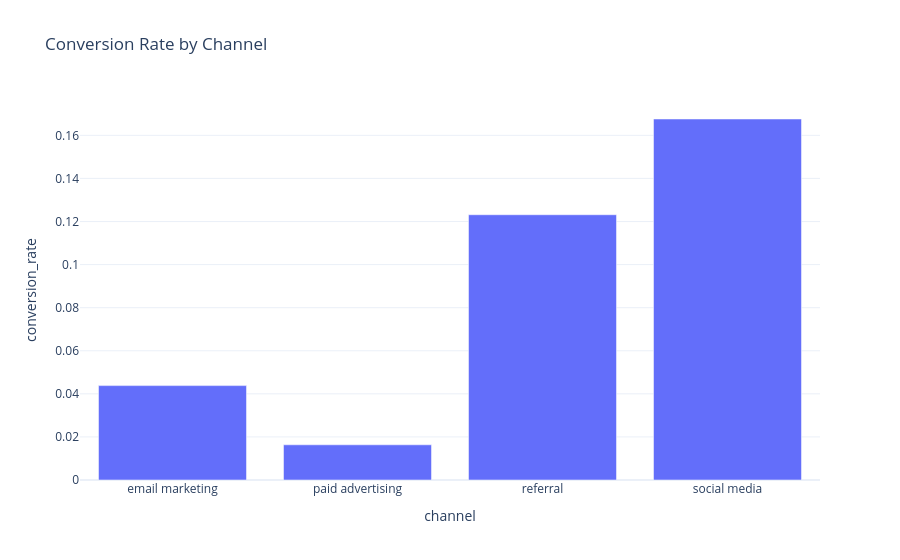

Notebook cell for this chart:
### Code cell
conversion_by_channel = data.groupby('channel')['conversion_rate'].mean().reset_index()

fig = px.bar(conversion_by_channel,
             x = 'channel',
             y = 'conversion_rate', 
             title='Conversion Rate by Channel')
fig.show()

### Figure 1 — Plotly figure (JSON) as saved in the notebook; plotly's stock layout.template omitted (floating-point values rounded to 4 significant figures)
{"data": [{"hovertemplate": "channel=%{x}<br>conversion_rate=%{y}<extra></extra>", "legendgroup": "", "marker": {"color": "#636efa", "pattern": {"shape": ""}}, "name": "", "orientation": "v", "showlegend": false, "textposition": "auto", "type": "bar", "x": ["email marketing", "paid advertising", "referral", "social media"], "xaxis": "x", "y": [0.04382, 0.01634, 0.1231, 0.1676], "yaxis": "y"}], "layout": {"autosize": true, "barmode": "relative", "dragmode": "zoom", "legend": {"tracegroupgap": 0}, "title": {"text": "Conversion Rate by Channel"}, "xaxis": {"anchor": "y", "autorange": true, "domain": [0, 1], "range": [-0.5, 3.5], "title": {"text": "channel"}, "type": "category"}, "yaxis": {"anchor": "x", "autorange": true, "domain": [0, 1], "range": [0, 0.1764], "title": {"text": "conversion_rate"}, "type": "linear"}}}
